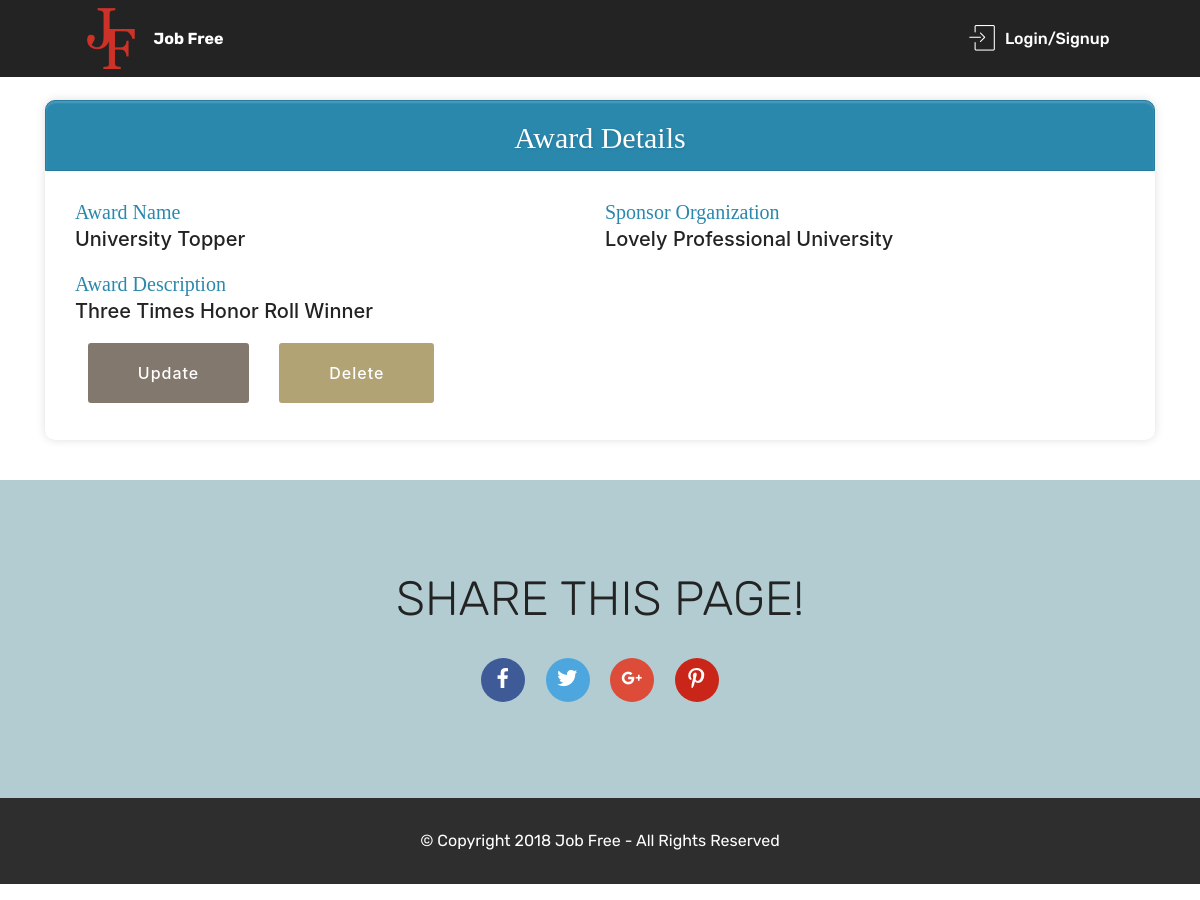
The app's page /job_seeker/award/2/ with its own data.
### job_seeker/models.py (models this page shows, shortened)
class Award(models.Model):
    user = models.ForeignKey(User, on_delete = models.CASCADE, related_name = 'awards')
    award_name = models.CharField(max_length = 100, blank = False)
    award_organization = models.CharField(max_length = 200, blank = False)
    award_description = models.CharField(max_length = 600, blank = True)

### job_seeker/views.py (the view)
# urls.py: url(r'^award/(?P<pk>\d+)/$', views.AwardDetailView.as_view(), name = "award_detail"),
class AwardDetailView(DetailView):
    context_object_name = 'awards'
    model = Award
    template_name = 'award_detail.html'

### job_seeker/templates/award_detail.html (shortened to what this page needs)
<!DOCTYPE html>
{% load staticfiles%}
<html >
<head>
  <link rel="stylesheet" href="{%static 'assets/web/assets/mobirise-icons/mobirise-icons.css'%}">
  <link rel="stylesheet" href="{%static 'assets/tether/tether.min.css' %}">
  <link rel="stylesheet" href="{%static 'assets/bootstrap/css/bootstrap.min.css' %}">
  <link rel="stylesheet" href="{%static 'assets/bootstrap/css/bootstrap-grid.min.css' %}">
  <link rel="stylesheet" href="{%static 'assets/bootstrap/css/bootstrap-reboot.min.css' %}">
  <link rel="stylesheet" href="{%static 'assets/dropdown/css/style.css' %}">
  <link rel="stylesheet" href="{%static 'assets/socicon/css/styles.css' %}">
  <link rel="stylesheet" href="{%static 'assets/as-pie-progress/css/progress.min.css' %}">
  <link rel="stylesheet" href="{%static 'assets/theme/css/style.css' %}">
  <link rel="stylesheet" href="{%static 'assets/mobirise/css/mbr-additional.css' %}" type="text/css">
</head>
<body>
  <section class="menu cid-rakr8DWKxw" once="menu" id="menu1-3">
    <nav class="navbar navbar-expand beta-menu navbar-dropdown align-items-center navbar-fixed-top navbar-toggleable-sm">
        <div class="menu-logo">
            <div class="navbar-brand">
                <span class="navbar-logo">
                    <a href="{% url 'home' %}">
                         <img src="{% static 'assets/images/jf-96x96.png' %}" alt="Mobirise" title="" style="height: 3.8rem;">
                    </a>
                </span>
                <span class="navbar-caption-wrap"><a class="navbar-caption text-white display-4" href="{% url 'home'%}">Job Free</a></span>
            </div>
        </div>
        <div class="collapse navbar-collapse" id="navbarSupportedContent">
            <ul class="navbar-nav nav-dropdown nav-right" data-app-modern-menu="true">
              {% if user.is_authenticated%}
                <li class="nav-item"><a class="nav-link link text-white display-7" href="{% url 'user_logout' %}"><span class="mbri-logout mbr-iconfont mbr-iconfont-btn"></span>Logout</a></li>
                {% if user.get_short_name == "job_seeker" %}
                  <li class="nav-item"><a class="nav-link link text-white display-7" href="{% url 'job_seeker:usermodel_list' %}"><span class="mbri-edit mbr-iconfont mbr-iconfont-btn"></span>User Details</a></li>
                  <li class="nav-item"><a class="nav-link link text-white display-7" href="{% url 'job_seeker:job_display'%}"><span class="mbri-home mbr-iconfont mbr-iconfont-btn"></span>Dashboard</a></li>
                {% else %}
                  <li class="nav-item"><a class="nav-link link text-white display-7" href="{% url 'company:company_dashboard' %}"><span class="mbri-letter mbr-iconfont mbr-iconfont-btn"></span>Post</a></li>
                  <li class="nav-item"><a class="nav-link link text-white display-7" href="{% url 'company:company_jobs_dashboard'%}"><span class="mbri-home mbr-iconfont mbr-iconfont-btn"></span>Dashboard</a>
                {% endif %}
              {% else %}
                  <li class="nav-item"><a class="nav-link link text-white display-7" href="#login-signup"><span class="mbri-login mbr-iconfont mbr-iconfont-btn"></span>Login/Signup</a></li>
              {% endif %}
            </ul>
        </div>
    </nav>
</section>
<div class="container">
  <div class="contain">
  		<center><h3>Award Details</h3></center>
  	  <div class="form-row">
  	    <div class="form-group col-md-6">
  	      <label for="awardName" class="section">Award Name</label>
  	    <h5>{{ awards.award_name }}</h5>
  	    </div>
  	    <div class="form-group col-md-6">
                  <label for="sponsorOrganization" class="section">Sponsor Organization</label>
                  <h5>{{ awards.award_organization }}</h5>
  	    </div>
  		</div>
  		<div class="form-group">
  	    <label for="awardDescription" class="section">Award Description</label>
  	    <h5>{{ awards.award_description }}</h5>
  	  </div>
  		<a href="{% url 'job_seeker:award_update' pk=awards.pk %}" class="next btn btn-info">Update</a>
  		<a href="{% url 'job_seeker:award_delete' pk=awards.pk %}" class="next btn btn-danger">Delete</a>
  </div>
</div>
<section class="cid-rakvqG7Egd" id="social-buttons3-8">
    <div class="container">
        <div class="media-container-row">
            <div class="col-md-8 align-center">
                <h2 class="pb-3 mbr-section-title mbr-fonts-style display-2">
                    SHARE THIS PAGE!
                </h2>
                <div>
                    <div class="mbr-social-likes">
                        <span class="btn btn-social socicon-bg-facebook facebook mx-2" title="Share link on Facebook">
                            <i class="socicon socicon-facebook"></i>
                        </span>
                        <span class="btn btn-social twitter socicon-bg-twitter mx-2" title="Share link on Twitter">
                            <i class="socicon socicon-twitter"></i>
                        </span>
                        <span class="btn btn-social plusone socicon-bg-googleplus mx-2" title="Share link on Google+">
                            <i class="socicon socicon-googleplus"></i>
                        </span>
                        <span class="btn btn-social pinterest socicon-bg-pinterest mx-2" title="Share link on Pinterest">
                            <i class="socicon socicon-pinterest"></i>
                        </span>
                    </div>
                </div>
            </div>
        </div>
    </div>
</section>
<section once="" class="cid-rakvx6YUQs" id="footer6-a">
    <div class="container">
        <div class="media-container-row align-center mbr-white">
            <div class="col-12">
                <p class="mbr-text mb-0 mbr-fonts-style display-7">
                    © Copyright 2018 Job Free - All Rights Reserved
                </p>
            </div>
        </div>
    </div>
</section>
</body>
</html>

### static/assets/dropdown/css/style.css (style rules this page uses)
.navbar-dropdown { left: 0; padding: 0; position: absolute; right: 0; top: 0; transition: all 0.45s ease; z-index: 1030; background: #282828; }
.navbar-dropdown .navbar-logo { margin-right: 0.8rem; transition: margin 0.3s ease-in-out; vertical-align: middle; }
.navbar-dropdown .navbar-logo img { height: 3.125rem; transition: all 0.3s ease-in-out; }
.navbar-dropdown .navbar-caption { font-weight: 700; white-space: normal; vertical-align: -4px; line-height: 3.125rem !important; }
.navbar-dropdown .navbar-caption, .navbar-dropdown .navbar-caption:hover { color: inherit; text-decoration: none; }
.navbar-dropdown.navbar-fixed-top { position: fixed; }
.navbar-dropdown .navbar-brand span { vertical-align: -4px; }
.nav-dropdown { font-size: 0.75rem; font-weight: 500; height: auto !important; }
.nav-dropdown .link { margin: .667em 1.667em; font-weight: 500; padding: 0; transition: color .2s ease-in-out; }
.nav-dropdown .link::after, .nav-dropdown .dropdown-item::after { color: inherit; }

### static/assets/theme/css/style.css (style rules this page uses)
section { background-color:#eeeeee }
section,.container,.container-fluid { position:relative;word-wrap:break-word }
a { font-style:normal;font-weight:400;cursor:pointer }
a,a:hover { text-decoration:none }
body { color:#232323 }
h1,h2,h3,h4,h5,h6,.h1,.h2,.h3,.h4,.h5,.h6,.display-1,.display-2,.display-3,.display-4 { line-height:1;word-break:break-word;word-wrap:break-word }
body { position:relative }
section { background-position:50% 50%;background-repeat:no-repeat;background-size:cover }
.mbr-white { color:#ffffff }
.align-center { text-align:center }
.media-container-row { display:-ms-flexbox;display:-webkit-flex;display:flex;-webkit-flex-direction:row;-ms-flex-direction:row;flex-direction:row;-webkit-flex-wrap:wrap;-ms-flex-wrap:wrap;flex-wrap:wrap;-webkit-justify-content:center;-ms-flex-pack:center;justify-content:center;-webkit-align-content:center;-ms-flex-line-pack:center;align-content:center;-webkit-align-items:start;-ms-flex-align:start;align-items:start }
@media (min-width: 992px) { .media-container-row { -webkit-flex-wrap:nowrap;-ms-flex-wrap:nowrap;flex-wrap:nowrap } }
.menu .navbar-brand { display:-webkit-flex }
.menu .navbar-brand span { display:flex;display:-webkit-flex }
.menu .navbar-brand .navbar-caption-wrap { display:-webkit-flex }
.menu .navbar-brand .navbar-logo img { display:-webkit-flex }
@media (min-width: 992px) { .menu .navbar-nav.nav-dropdown { display:-webkit-flex } }
@media (min-width: 992px) { .menu .navbar-toggleable-sm .navbar-collapse { display:-webkit-flex !important } }
.navbar { display:-webkit-flex;-webkit-flex-wrap:wrap;-webkit-align-items:center;-webkit-justify-content:space-between }
.navbar-collapse { -webkit-flex-basis:100%;-webkit-flex-grow:1;-webkit-align-items:center }
.nav-dropdown .link { padding:.667em 1.667em !important;margin:0 !important }

### job_seeker/templates/award_detail.html (style rules this page uses)
.section { font: normal 20px 'Bitter', serif; color: #2A88AD; margin-bottom: 5px; }
h3 { background: #2A88AD; padding: 20px 30px 15px 30px; margin: -30px -30px 30px -30px; border-radius: 10px 10px 0 0; color: #fff; text-shadow: 1px 1px 3px rgba(0, 0, 0, 0.12); font: normal 30px 'Bitter', serif; box-shadow: inset 0px 2px 2px 0px rgba(255, 255, 255, 0.17); border: 1px solid #257C9E; }
.contain { padding:30px; margin:40px auto; background: #FFF; border-radius: 10px; -webkit-border-radius:10px; -moz-border-radius: 10px; box-shadow: 0px 0px 10px rgba(0, 0, 0, 0.13); -moz-box-shadow: 0px 0px 10px rgba(0, 0, 0, 0.13); -webkit-box-shadow: 0px 0px 10px rgba(0, 0, 0, 0.13); }
body { margin-top:100px; }

### records on screen
Award: award_name "University Topper", award_organization "Lovely Professional University", award_description "Three Times Honor Roll Winner"
